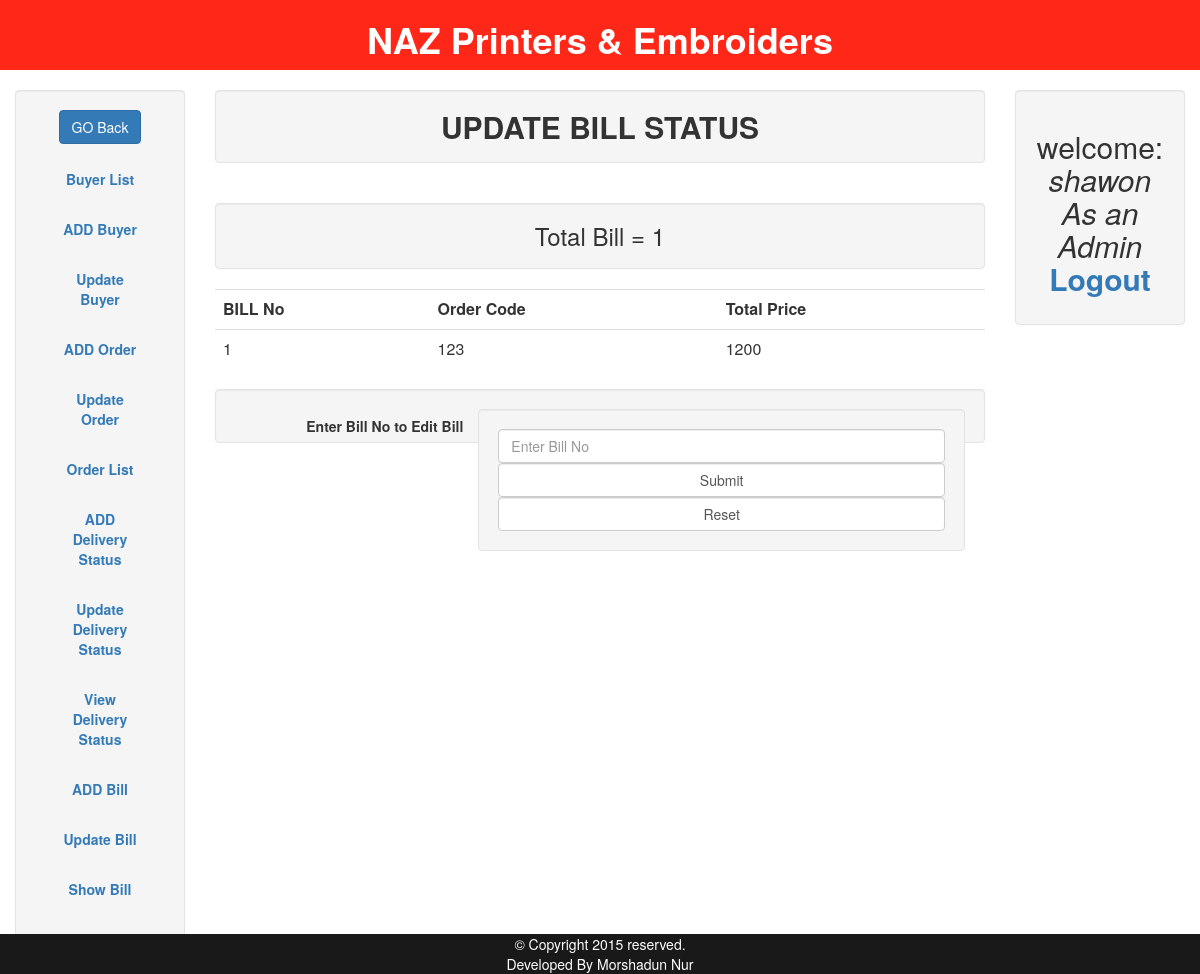
The page /admin/update-bill.php (signed in) on the database its author committed.
### tables this page shows
CREATE TABLE IF NOT EXISTS `bill` (
`bill_no` int(100) NOT NULL,
  `order_code` int(100) NOT NULL,
  `total_price` int(100) NOT NULL
);

CREATE TABLE IF NOT EXISTS `user` (
`id` int(10) NOT NULL,
  `username` varchar(32) DEFAULT NULL,
  `password` varchar(64) DEFAULT NULL,
  `type` varchar(10) DEFAULT NULL
);

### session.php (called while the page is built, shortened)
<?php
$conn = mysql_connect("localhost", "root", "");
$user_check=$_SESSION['login_user'];
$type_check=$_SESSION['user_type'];
$ses_sql=mysql_query("select * from user where username='$user_check' AND type='$type_check'", $conn);
$row = mysql_fetch_assoc($ses_sql);
$login_session =$row ['username'];
$login_type =$row ['type'];
?>

### admin/update-bill.php (the view, shortened to what this page needs)
<?php
require '../session.php';
    include '../includes/header.php';
?>
<div class="container-fluid text-center">
    <div class="row content">
        <div class="col-sm-2 sidenav">
            <aside class="well">
                        <a href="admin.php"> <button  class="btn btn-primary btn-md" type="button">GO Back</button></a>
                <ul>
                    <li><a href="buyer-list.php">Buyer List</a></li> <br>
                    <li><a href="add-buyer.php">ADD Buyer</a></li> <br>
                    <li><a href="update-buyer.php">Update Buyer</a></li> <br>
                    <li><a href="add-order.php">ADD Order</a></li> <br>
                    <li><a href="update-order.php">Update Order</a></li> <br>
                    <li><a href="order-list.php">Order List</a></li> <br>
                    <li><a href="add-del-status.php">ADD Delivery Status</a></li> <br>
                    <li><a href="update-del-status.php">Update Delivery Status</a></li> <br>
                    <li><a href="show-del-status.php">View Delivery Status</a></li> <br>
                    <li><a href="add-bill.php">ADD Bill</a></li> <br>
                    <li><a href="update-bill.php">Update Bill</a></li> <br>
                    <li><a href="bill-list.php">Show Bill</a></li>
                </ul>
            </aside>
        </div>
        <div class="col-sm-8 text-left" id="product_status">
            <h2 class="well text-center"><b>UPDATE BILL STATUS</b></h2>
                        <div class="table-responsive">
            <?php
                $result = mysql_query( "SELECT * FROM bill" )
                or die("SELECT Error: ".mysql_error());
                $num_rows = mysql_num_rows($result);
                echo "<h3 class='well text-center'>Total Bill = $num_rows  </h3>" ;
                print '<table class="table table-hover">';
                print "<tr><th>BILL No</th><th>Order Code</th><th>Total Price</th></tr>";
                while ($get_info = mysql_fetch_row($result)){
                print "<tr>";
                foreach ($get_info as $field)
                print "<td>$field</td>";
                print "</tr>";
                }
                print "</table>";
            ?>
                      <div class="form-group well">
                  <form class="form-horizontal " role="form" method="POST" action="up-change-bill.php" enctype="multipart/form-data">
                        <label class="control-label col-sm-4 " for="">Enter Bill No to Edit Bill</label>
                                    <div class="col-sm-8 well">
                                      <input type="text" class="form-control " id="" name="bil_no" placeholder="Enter Bill No">
                                      <input type="submit" class="form-control" value="Submit"><input type="reset" class="form-control">
                                    </div>
                          </form>
                        </div>
        </div>
        </div>
        <div class="col-sm-2 sidenav">
            <div class="well">
                <h2 id="welcome">
                    welcome: <br><i> <?php echo $login_session .' As an '. $login_type; ?></i>
                   <br> <b id="logout"><a href="../logout.php">Logout</a></b>
                </h2>
            </div>
        </div>
</div>
</div>
<?php include '../includes/footer.php'; ?>

### style.css (style rules this page uses)
body { margin:0; padding:0; height:100%; }
.well { padding: 20px; }
.sidenav { padding-top: 20px; }
aside ul { font-weight: bold; list-style: none; padding: 20px; }
aside li { padding: 5px; }
aside ul li a { text-decoration: none; }
#product_status { padding-bottom:50px; }

### rows shown on the page
bill: bill_no "1", order_code "123", total_price "1200"
user: username "shawon", type "Admin"

### other values the page prints
$num_rows "1"
